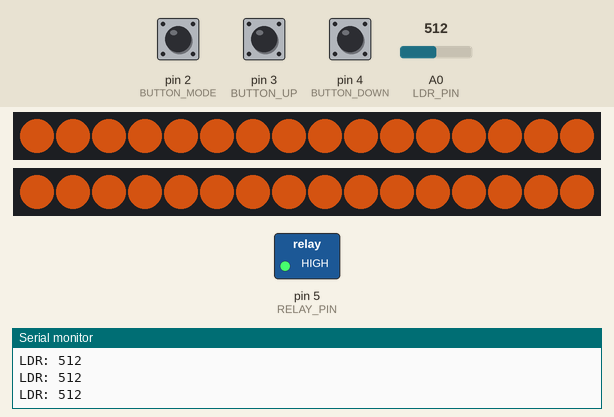
Bench run of a sketch on a simulated Arduino Uno, built with avr-gcc and run on an emulated ATmega328P. On the bench: 2 × 16 RGB LEDs in strip order, left to right, switched loads named in the sketch (green lamp = pin HIGH), the last lines printed to the serial monitor. The inputs (shaded band) are chosen by the test bench; at power-on: pin 2 (BUTTON_MODE) HIGH, A0 (LDR_PIN) = 512, pin 3 (BUTTON_UP) HIGH, pin 4 (BUTTON_DOWN) HIGH. Dim RGB values are drawn brighter than linear.

Above: at 2.0 s.
2.1 s: pin 2 (BUTTON_MODE) pulled LOW for 0.15 s
At 3.2 s:
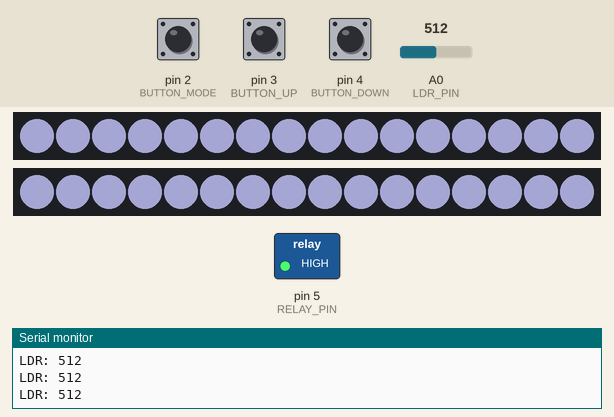
3.7 s: A0 (LDR_PIN) set to 213
5.2 s: A0 (LDR_PIN) set to 182
At 5.8 s:
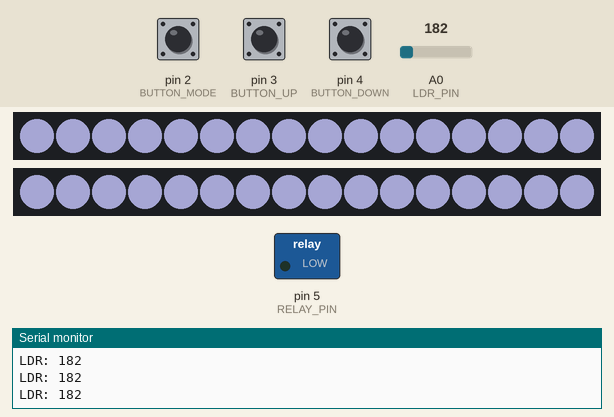
6.7 s: pin 2 (BUTTON_MODE) pulled LOW for 1 s
At 7.0 s:
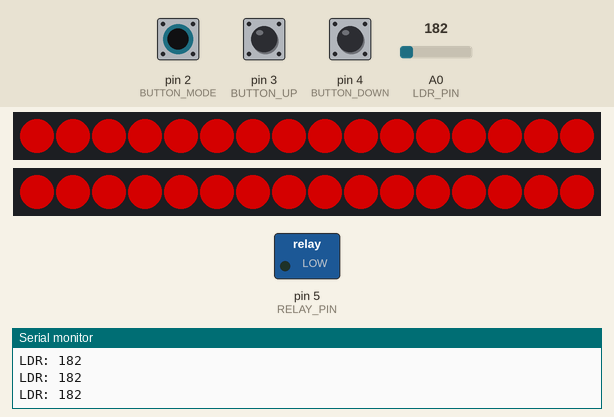
9.2 s: pin 3 (BUTTON_UP) pulled LOW for 0.15 s
10.8 s: pin 3 (BUTTON_UP) pulled LOW for 1 s
Timing chart, 0 to 13.8 s (numbered marks = the images above; inputs shaded):
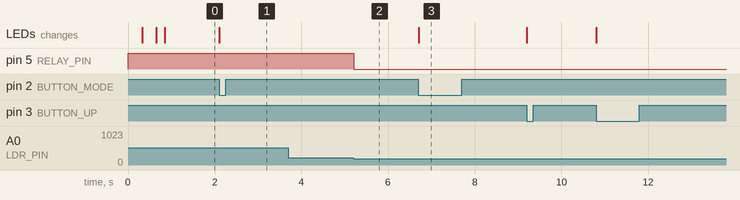

The sketch:

lampu_otomatis_RGBmode_0807.ino
```cpp
#include <Adafruit_NeoPixel.h>

#define NUMPIXELS 16
#define PIN_LEFT 6
#define PIN_RIGHT 7
#define BUTTON_MODE 2
#define BUTTON_UP 3
#define BUTTON_DOWN 4

// LDR & Relay
#define RELAY_PIN 5
#define LDR_PIN A0
int ldrValue = 0;
int threshold = 200;  // ambang gelap-terang

Adafruit_NeoPixel stripLeft = Adafruit_NeoPixel(NUMPIXELS, PIN_LEFT, NEO_GRB + NEO_KHZ800);
Adafruit_NeoPixel stripRight = Adafruit_NeoPixel(NUMPIXELS, PIN_RIGHT, NEO_GRB + NEO_KHZ800);

int mode = 1;
int brightness = 128;
int rainbowSpeed = 10;
unsigned long lastDebounceTime = 0;
unsigned long debounceDelay = 50;
bool firstBoot = true;

void setup() {
  stripLeft.begin();
  stripRight.begin();

  pinMode(BUTTON_MODE, INPUT_PULLUP);
  pinMode(BUTTON_UP, INPUT_PULLUP);
  pinMode(BUTTON_DOWN, INPUT_PULLUP);

  pinMode(RELAY_PIN, OUTPUT);
  digitalWrite(RELAY_PIN, HIGH); // Relay OFF awal

  Serial.begin(9600);

  // Fade in warm white saat nyala pertama
  if (firstBoot) {
    for (int b = 0; b <= brightness; b += 5) {
      stripLeft.setBrightness(b);
      stripRight.setBrightness(b);
      setColorBoth(255, 100, 20);
      delay(30);
    }
    firstBoot = false;
  }

  stripLeft.setBrightness(brightness);
  stripRight.setBrightness(brightness);
  stripLeft.show();
  stripRight.show();
}

void loop() {
  handleButtons();

  switch (mode) {
    case 1: setColorBoth(255, 100, 20); break;       // Warm White
    case 2: setColorBoth(200, 200, 255); break;      // Cool White
    case 3: setColorBoth(255, 0, 0); break;          // Merah
    case 4: setColorBoth(255, 80, 0); break;         // Oranye
    case 5: setColorBoth(255, 255, 0); break;        // Kuning
    case 6: setColorBoth(0, 255, 0); break;          // Hijau
    case 7: setColorBoth(50, 200, 255); break;       // Sky Blue
    case 8: setColorBoth(0, 0, 255); break;          // Biru
    case 9: setColorBoth(128, 0, 255); break;        // Ungu
    case 10: setColorBoth(255, 0, 100); break;       // Pink
    case 11: fadeRGB(5); break;                      // Fade RGB
    case 12: rainbowBoth(rainbowSpeed); break;       // Rainbow Smooth
  }

  // ------------------------ Baca LDR dan Kontrol Relay ------------------------
  ldrValue = analogRead(LDR_PIN);
  Serial.print("LDR: ");
  Serial.println(ldrValue);

  if (ldrValue < threshold) {
    digitalWrite(RELAY_PIN, LOW);  // Relay ON (aktif saat gelap)
  } else {
    digitalWrite(RELAY_PIN, HIGH); // Relay OFF
  }

  delay(10);
}

// ------------------------ Tombol ------------------------
void handleButtons() {
  static int lastModeState = HIGH, lastUpState = HIGH, lastDownState = HIGH;

  int modeState = digitalRead(BUTTON_MODE);
  int upState = digitalRead(BUTTON_UP);
  int downState = digitalRead(BUTTON_DOWN);

  if (modeState == LOW && lastModeState == HIGH && millis() - lastDebounceTime > debounceDelay) {
    mode++;
    if (mode > 12) mode = 1;
    lastDebounceTime = millis();
  }
  lastModeState = modeState;

  if (upState == LOW && lastUpState == HIGH && millis() - lastDebounceTime > debounceDelay) {
    if (mode == 12) {
      rainbowSpeed -= 2;
      if (rainbowSpeed < 1) rainbowSpeed = 1;
    } else {
      brightness += 20;
      if (brightness > 255) brightness = 255;
      updateBrightness();
    }
    lastDebounceTime = millis();
  }
  lastUpState = upState;

  if (downState == LOW && lastDownState == HIGH && millis() - lastDebounceTime > debounceDelay) {
    if (mode == 12) {
      rainbowSpeed += 2;
      if (rainbowSpeed > 50) rainbowSpeed = 50;
    } else {
      brightness -= 20;
      if (brightness < 0) brightness = 0;
      updateBrightness();
    }
    lastDebounceTime = millis();
  }
  lastDownState = downState;
}

void updateBrightness() {
  stripLeft.setBrightness(brightness);
  stripRight.setBrightness(brightness);
}

// ------------------------ Warna Tetap ------------------------
void setColorBoth(uint8_t r, uint8_t g, uint8_t b) {
  for (int i = 0; i < NUMPIXELS; i++) {
    stripLeft.setPixelColor(i, r, g, b);
    stripRight.setPixelColor(i, r, g, b);
  }
  stripLeft.show();
  stripRight.show();
}

// ------------------------ Fade RGB ------------------------
void fadeRGB(uint8_t wait) {
  for (int j = 0; j < 256; j++) {
    uint32_t color = Wheel(j);
    for (int i = 0; i < NUMPIXELS; i++) {
      stripLeft.setPixelColor(i, color);
      stripRight.setPixelColor(i, color);
    }
    stripLeft.show();
    stripRight.show();
    delay(wait);
  }
}

// ------------------------ Rainbow Smooth ------------------------
void rainbowBoth(uint8_t wait) {
  static uint16_t j = 0;
  for (int i = 0; i < NUMPIXELS; i++) {
    int pixelIndex = (i * 256 / NUMPIXELS + j) & 255;
    stripLeft.setPixelColor(i, Wheel(pixelIndex));
    stripRight.setPixelColor(i, Wheel(pixelIndex));
  }
  stripLeft.show();
  stripRight.show();
  delay(wait);
  j++;
}

// ------------------------ Rainbow Generator ------------------------
uint32_t Wheel(byte WheelPos) {
  WheelPos = 255 - WheelPos;
  if (WheelPos < 85) return stripLeft.Color(255 - WheelPos * 3, 0, WheelPos * 3);
  if (WheelPos < 170) {
    WheelPos -= 85;
    return stripLeft.Color(0, WheelPos * 3, 255 - WheelPos * 3);
  }
  WheelPos -= 170;
  return stripLeft.Color(WheelPos * 3, 255 - WheelPos * 3, 0);
}
```

Measured:
- the behaviour switches between 200 and 199 on A0 (LDR_PIN) (found by bisection; images 1 and 2)
- after the input at 2.1 s, the LEDs: change at once (image 1)
- after the input at 5.2 s, pin 5 (RELAY_PIN): HIGH → LOW at once
- after the input at 6.7 s, the LEDs: change at once (image 3)
